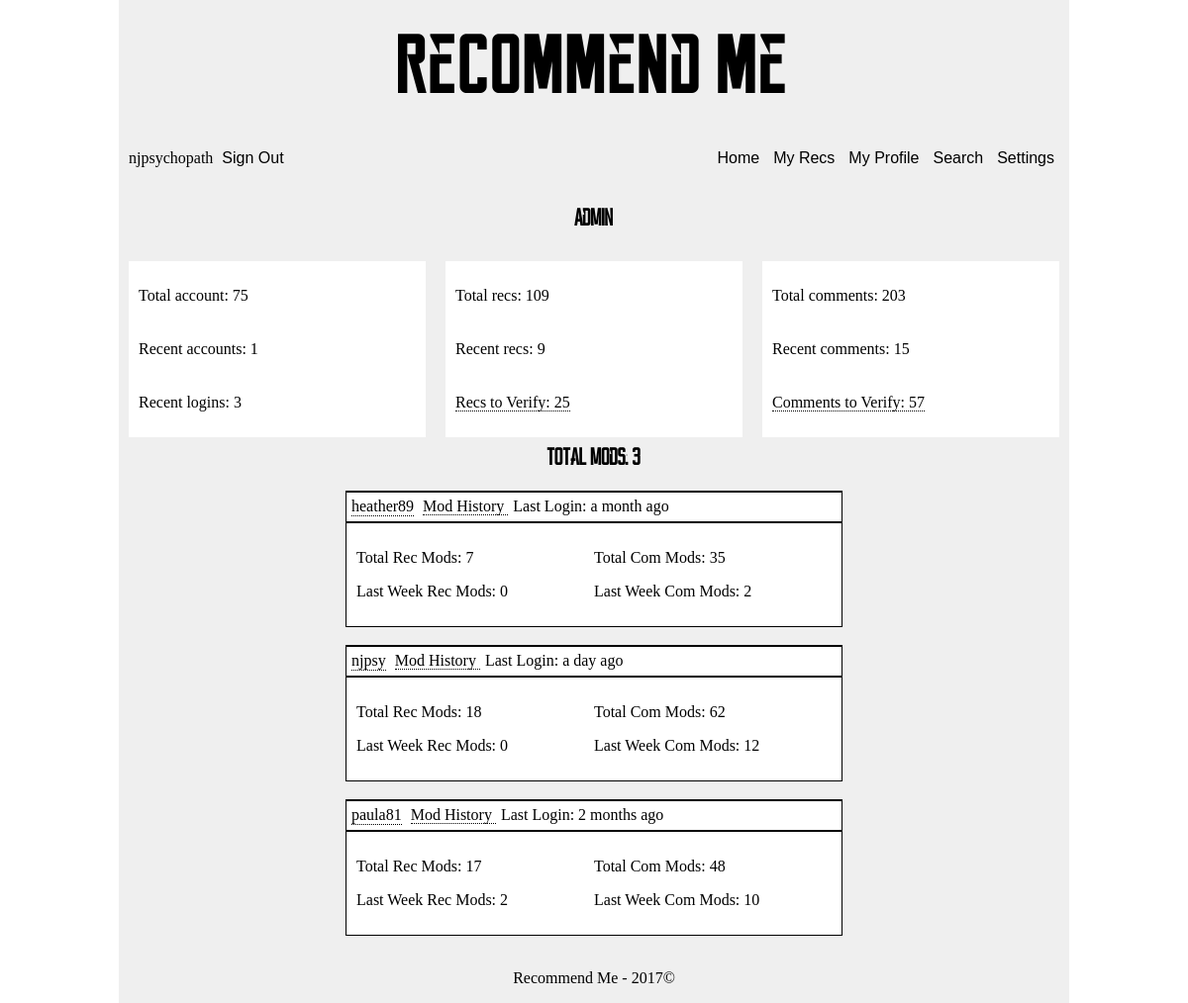
The app's page /admin/splash (signed in), older data.
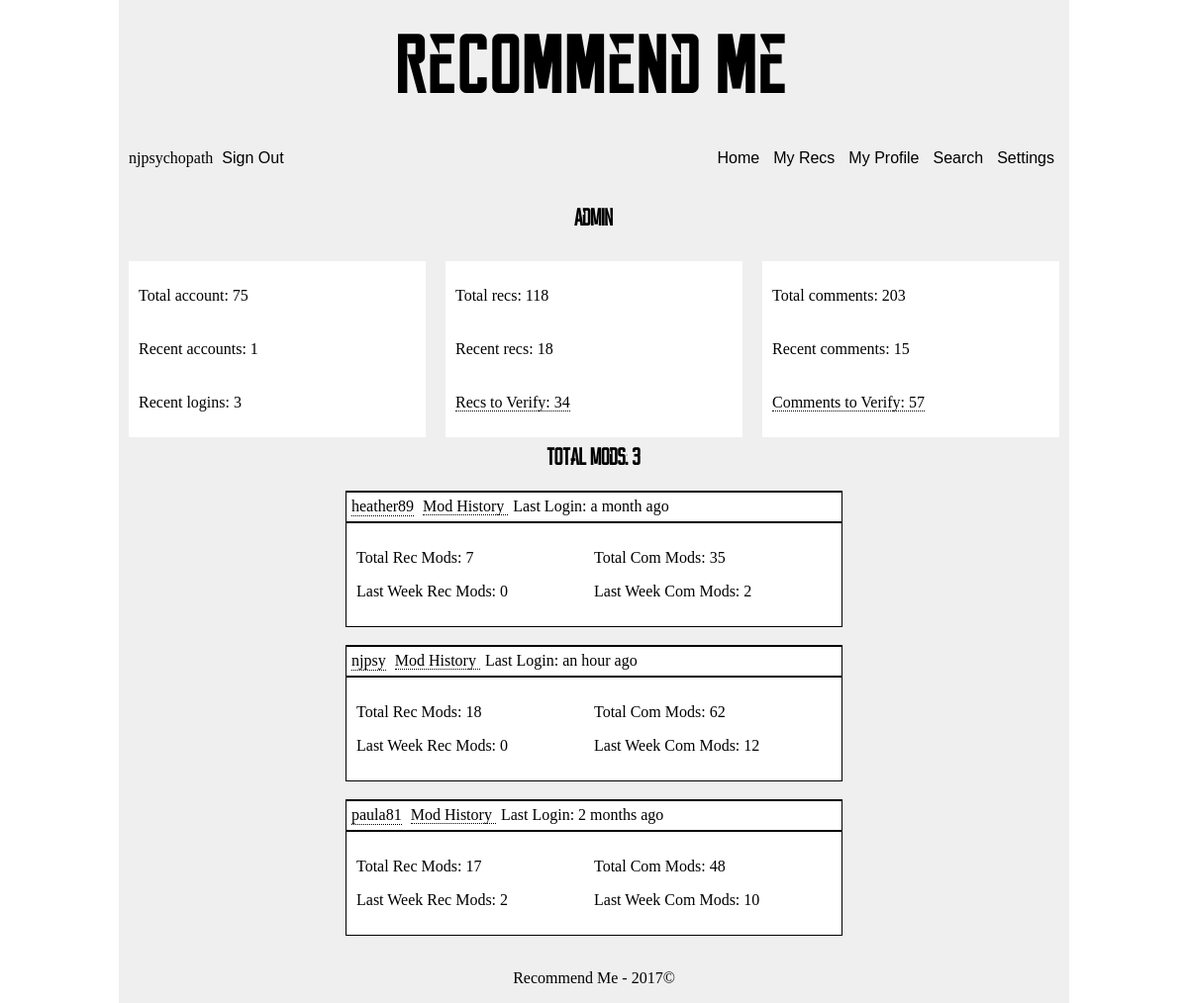
The same page, newer data.
### app/models.py (models this page shows, shortened)
class User(UserMixin, db.Model):
    __tablename__ = 'user'
    id = db.Column(db.INTEGER, primary_key=True)
    username = db.Column(db.String, unique=True, index=True)
    email = db.Column(db.String, unique=True, index=True)
    about_me = db.Column(db.TEXT)
    api = db.Column(db.String())
    confirmed = db.Column(db.BOOLEAN, default=False)
    display = db.Column(db.INTEGER, default=10)
    invalid_logins = db.Column(db.INTEGER, default=0)
    last_login = db.Column(db.DATETIME, default=datetime.utcnow)
    member_since = db.Column(db.DATETIME, default=datetime.utcnow)
    password_hash = db.Column(db.String(128))
    role_id = db.Column(db.INTEGER, db.ForeignKey('role.id'))
    updates = db.Column(db.BOOLEAN, default=True)
    role = db.relationship('Role', backref=backref('user', lazy='dynamic'))
    @property
    def password(self):
        raise AttributeError('password is hashed')
    def is_administrator(self):
        return self.role_id == 1

### app/admin/views.py (the view)
@admin.route('/splash')
@login_required
@is_administrator
def admin_splash():
    week_ago = datetime.today() - timedelta(days=7)
    data = {}
    users = func.count(distinct(User.id))
    recent_users = func.count(distinct(case([(User.member_since>week_ago, User.id),])))
    recent_logins = func.count(distinct(case([(User.last_login>week_ago, User.id),])))
    data['users'], data['recent_users'], data['recent_logins'] = db.session\
        .query(users, recent_users, recent_logins)\
        .all()[0]
    recs = func.count(distinct(Recommendation.id))
    recent_recs = func.count(distinct(case([(Recommendation.timestamp>week_ago, Recommendation.id),])))
    unverified_recs = func.count(distinct(case([(Recommendation.verification==1, Recommendation.id),])))
    data['recs'], data['recent_recs'], data['unverified_recs'] = db.session\
        .query(recs, recent_recs, unverified_recs)\
        .all()[0]
    comments = func.count(distinct(Comment.id))
    recent_comments = func.count(distinct(case([(Comment.timestamp>week_ago, Comment.id),])))
    unverified_comments = func.count(distinct(case([(Comment.verification==1, Comment.id),])))
    data['comments'], data['recent_comments'], data['unverified_comments'] = db.session\
        .query(comments, recent_comments, unverified_comments)\
        .all()[0]
    rec_mods = func.count(distinct(Rec_Moderation.id))
    recent_rec_mods = func.count(distinct(case([(Rec_Moderation.timestamp>week_ago, Rec_Moderation.id),])))
    com_mods = func.count(distinct(Com_Moderation.id))
    recent_com_mods = func.count(distinct(case([(Com_Moderation.timestamp>week_ago, Com_Moderation.id),])))
    data['mods'] = db.session.query(User, rec_mods, recent_rec_mods, com_mods, recent_com_mods)\
        .join(Rec_Moderation)\
        .join(Com_Moderation)\
        .filter(User.role_id==2)\
        .group_by(User.username)\
        .all()
    return render_template('admin/splash.html', data=data)

### app/auth/views.py (called while the page is built)
@auth.before_app_request
def before_request():
    if current_user.is_authenticated and not current_user.confirmed \
        and request.endpoint[:5] != 'auth.' and request.endpoint != 'static':
        return redirect(url_for('auth.unconfirmed'))

### app/models.py (called while the page is built)
@login_manager.user_loader
def load_user(user_id):
    return User.query.get(int(user_id))

### manage.py (called while the page is built)
@app.url_defaults
def hashed_static_file(endpoint, values):
    if 'static' == endpoint or endpoint.endswith('.static'):
        filename = values.get('filename')
        if filename:
            blueprint = request.blueprint
            if '.' in endpoint:  # blueprint
                blueprint = endpoint.rsplit('.', 1)[0]
            static_folder = app.static_folder
            if blueprint and app.blueprints[blueprint].static_folder:
                static_folder = app.blueprints[blueprint].static_folder
            fp = os.path.join(static_folder, filename)
            if os.path.exists(fp):
                values['_'] = int(os.stat(fp).st_mtime)

### app/templates/admin/splash.html (shortened to what this page needs)
<!DOCTYPE html>
{% extends 'abstract/three-column.html' %}
{% import 'macros/admin/moderator-info-macro.html' as moderator_info_macro %}
{% block head %}
  {{super()}}
  <link href="{{url_for('static', filename='css/macros/moderator-info.css')}}" type='text/css', rel='stylesheet'/>
{% endblock %}
{% block maincontent %}
  <h2>Admin</h2>
{% endblock %}
{% block c1 %}
    <p>Total account: {{data['users']}}</p>
    <p>Recent accounts: {{data['recent_users']}}</p>
    <p>Recent logins: {{data['recent_logins']}}</p>
{% endblock %}
{% block c2 %}
  <p>Total recs: {{data['recs']}}</p>
  <p>Recent recs: {{data['recent_recs']}}</p>
  <p>
    <a href="{{url_for('mod.verify_recs')}}">
      Recs to Verify: {{data['unverified_recs']}}
    </a>
  </p>
{% endblock %}
{% block c3 %}
  <p>Total comments: {{data['comments']}}</p>
  <p>Recent comments: {{data['recent_comments']}}</p>
  <p>
    <a href="{{url_for('mod.verify_comments')}}">
      Comments to Verify: {{data['unverified_comments']}}
    </a>
  </p>
{% endblock %}
{% block postcontent %}
  <h2>Total mods: {{data['mods']|length}}</h2>
  {{moderator_info_macro.mod_display(data['mods'], moment)}}
{% endblock %}

### app/templates/macros/admin/moderator-info-macro.html
{% macro mod_display(mods, moment) %}
  {% for mod_info in mods %}
    {% set mod, rec_mods, recent_rec_mods, com_mods, recent_com_mods = mod_info %}
    <div class='mod-display'>
      <div class='headline'>
        <a class='headline-element' href="{{url_for('personal.profile', id=mod.id)}}">
          {{mod.username}}
        </a>
        <a class='headline-elements' href="{{url_for('admin.mod_history', id=mod.id)}}">
          Mod History
        </a>
        <p class='headline-element'>Last Login: {{moment(mod.last_login).fromNow()}}</p>
      </div>
      <div class='w220'>
        <p>Total Rec Mods: {{rec_mods}}</p>
        <p>
          Last Week Rec Mods: {{recent_rec_mods}}
        </p>
      </div>
      <div class='w220'>
        <p>Total Com Mods: {{com_mods}}</p>
        <p>
          Last Week Com Mods: {{recent_com_mods}}
        </p>
      </div>
    </div>
    <br/>
  {% endfor %}
{% endmacro %}

Row changes from the older to the newer data that the page shows:
changed User "njpsy": last_login "a day ago" → "an hour ago"
Text that changed along with them:
{{ data['recs'] }}: "109" → "118"
{{ data['recent_recs'] }}: "9" → "18"
{{ data['unverified_recs'] }}: "25" → "34"
